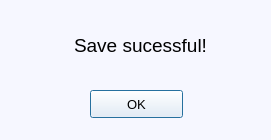
<?xml version="1.0" encoding="UTF-8"?>
<ui version="4.0">
 <class>save</class>
 <widget class="QDialog" name="save">
  <property name="geometry">
   <rect>
    <x>0</x>
    <y>0</y>
    <width>271</width>
    <height>140</height>
   </rect>
  </property>
  <property name="windowTitle">
   <string>Dialog</string>
  </property>
  <property name="styleSheet">
   <string notr="true">background-color: rgb(246, 247, 255);</string>
  </property>
  <widget class="QPushButton" name="pushButton_OK">
   <property name="geometry">
    <rect>
     <x>90</x>
     <y>90</y>
     <width>93</width>
     <height>28</height>
    </rect>
   </property>
   <property name="font">
    <font>
     <family>Arial</family>
     <pointsize>10</pointsize>
    </font>
   </property>
   <property name="text">
    <string>OK</string>
   </property>
  </widget>
  <widget class="QLabel" name="label">
   <property name="geometry">
    <rect>
     <x>50</x>
     <y>30</y>
     <width>181</width>
     <height>31</height>
    </rect>
   </property>
   <property name="font">
    <font>
     <family>Arial</family>
     <pointsize>14</pointsize>
    </font>
   </property>
   <property name="text">
    <string>Save sucessful!</string>
   </property>
   <property name="alignment">
    <set>Qt::AlignCenter</set>
   </property>
  </widget>
 </widget>
 <resources/>
 <connections/>
</ui>
